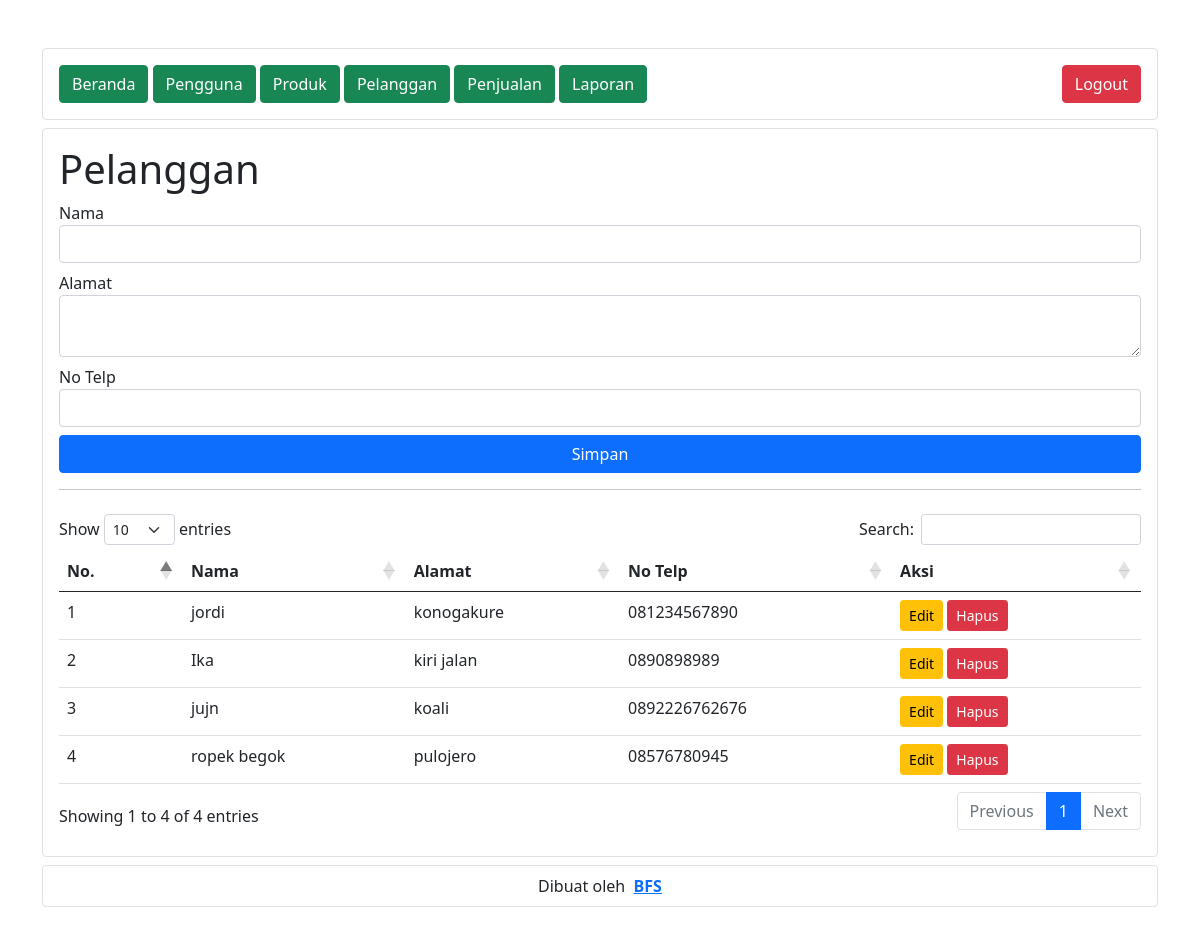
/pages/pelanggan/index.php (signed in), run on the app's committed database.
### tables this page shows
CREATE TABLE `pelanggan` (
  `id` int(10) UNSIGNED NOT NULL,
  `nama` varchar(50) NOT NULL,
  `alamat` text NOT NULL,
  `no_telp` varchar(50) NOT NULL
);

### function/config.php (called while the page is built, shortened)
<?php
class Database
{
    public function query($sql, $data, $fetch = false)
    {
        require('connection.php');
        $q = $db->prepare($sql);
        $q->execute($data);
        return $fetch ? $q->fetch(2) : $q;
    }
}

### pages/pelanggan/class.php (called while the page is built, shortened)
<?php
require('../../function/config.php');
class Pelanggan
{
    private $db;
    public function __construct()
    {
        $this->db = new Database();
    }
    public function data()
    {
        $result = $this->db->query("SELECT * FROM pelanggan", []);
        $rows = [];
        while ($row = $result->fetch(2)) {
            $rows[] = $row;
        }
        return $rows;
    }
}

### pages/pelanggan/index.php (the view, shortened to what this page needs)
<?php
require('../layout/header.php');
require('class.php');
$pelanggan = new Pelanggan();
?>
<div id="content">
    <h1>Pelanggan</h1>
    <form action="" method="post" class="row g-2">
        <div class="form-group col-lg-12">
            <label for="nama">Nama</label>
            <input type="text" name="nama" id="nama" class="form-control" required>
        </div>
        <div class="form-group col-lg-12">
            <label for="alamat">Alamat</label>
            <textarea name="alamat" class="form-control" id="alamat"></textarea>
        </div>
        <div class="form-group col-lg-12">
            <label for="no_telp">No Telp</label>
            <input type="number" name="no_telp" id="no_telp" class="form-control" required>
        </div>
        <div class="form-group col-lg-12">
            <button type="submit" name="simpan" class="btn w-100 btn-primary">Simpan</button>
        </div>
    </form>
    <hr>
    <div class="py-2">
        <div class="table-responsive">
            <table class="table" id="table">
                <thead>
                    <tr>
                        <th>No.</th>
                        <th>Nama</th>
                        <th>Alamat</th>
                        <th>No Telp</th>
                        <th>Aksi</th>
                    </tr>
                </thead>
                <tbody>
                    <?php if (count($pelanggan->data()) < 1) : ?>
                        <tr>
                            <td colspan="6" class="text-center">Data tidak tersedia!</td>
                        </tr>
                    <?php endif; ?>
                    <?php foreach ($pelanggan->data() as $index => $value) : ?>
                        <tr id="tr-<?= $value['id'] ?>">
                            <td><?= ($index + 1) ?></td>
                            <td><?= $value['nama'] ?></td>
                            <td><?= $value['alamat'] ?></td>
                            <td><?= $value['no_telp'] ?></td>
                            <td>
                                <div class="d-flex gap-1">
                                    <form action="" method="post">
                                        <a href="edit.php?id=<?= $value['id'] ?>" class="btn btn-sm btn-warning">Edit</a>
                                        <button type="submit" name="hapus" value="<?= $value['id'] ?>" class="btn btn-sm btn-danger">Hapus</button>
                                    </form>
                                </div>
                            </td>
                        </tr>
                    <?php endforeach; ?>
                </tbody>
            </table>
        </div>
    </div>
</div>
<?php
require('../layout/footer.php');
?>

### data on the page
pelanggan: nama "jordi", alamat "konogakure", no_telp "081234567890"
pelanggan: nama "Ika", alamat "kiri jalan", no_telp "0890898989"
pelanggan: nama "jujn", alamat "koali", no_telp "0892226762676"
pelanggan: nama "ropek begok", alamat "pulojero", no_telp "08576780945"
